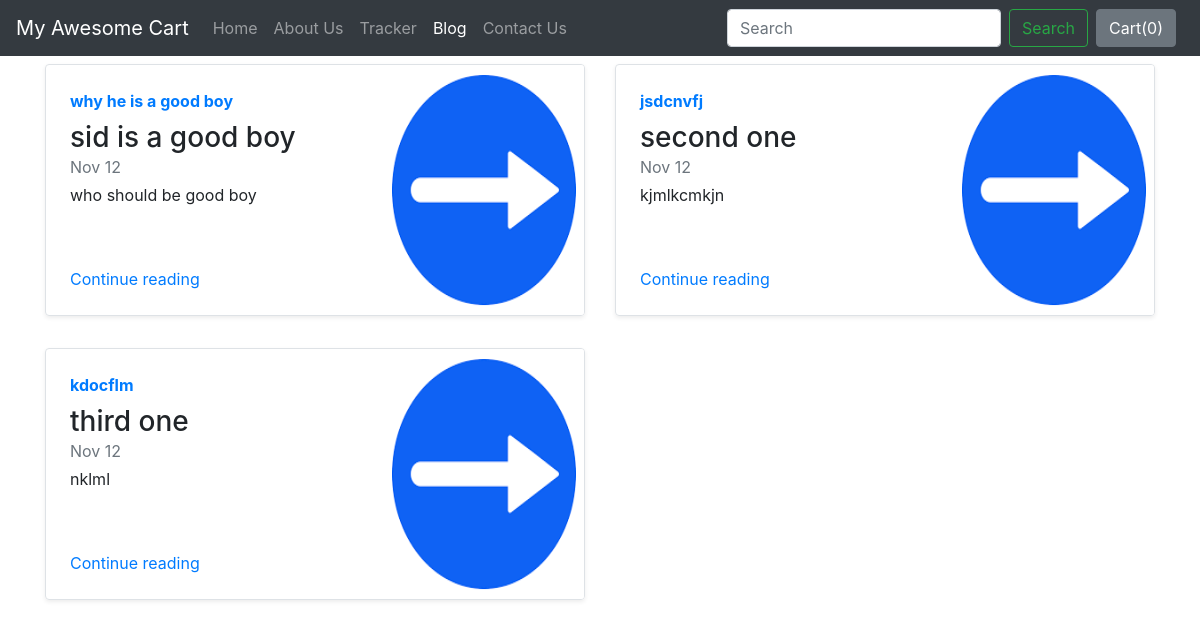
Screenshot of /blog/ with the database file from the repository.
### blog/models.py (models this page shows)
class Blogpost(models.Model):
    post_id = models.AutoField(primary_key=True)
    title = models.CharField(max_length=50)
    head0 = models.CharField(max_length=500, default="")
    chead0 = models.CharField(max_length=5000, default="")
    head1 = models.CharField(max_length=500, default="")
    chead1 = models.CharField(max_length=5000, default="")
    head2 = models.CharField(max_length=500, default="")
    chead2 = models.CharField(max_length=5000, default="")
    pub_date = models.DateField()
    thumbnail = models.ImageField(upload_to='shop/images', default="")
    def __str__(self):
        return self.title

### blog/views.py (the view)
# urls.py: path("", views.index, name="blogHome"),
def index(request):
    myposts= Blogpost.objects.all()
    print(myposts)
    return render(request, 'blog/index.html',{'myposts':myposts})

### blog/templates/blog/index.html
{% extends 'blog/basic.html' %}
{% block body %}
<div class="container">
<div class="row my-2">
    {% for item in myposts %}
        <div class="col-md-6">
            <div
                class="row no-gutters border rounded overflow-hidden flex-md-row mb-4 shadow-sm h-md-250 position-relative">
                <div class="col p-4 d-flex flex-column position-static">
                    <strong class="d-inline-block mb-2 text-primary">{{item.head0}}</strong>
                    <h3 class="mb-0">{{item.title}}</h3>
                    <div class="mb-1 text-muted">Nov 12</div>
                    <p class="card-text mb-auto">{{item.head1}}</p>
                    <a href="blogpost/{{item.post_id}}" class="stretched-link">Continue reading</a>
                </div>
                <div class="col-auto d-none d-lg-block">
                    <img src="/media/{{item.thumbnail}}" class="bd-placeholder-img" width="200" height="250"
                        aria-label="Placeholder: Thumbnail"/>
                </div>
            </div>
        </div>
{% if forloop.counter|divisibleby:2 %}
    </div><div class="row my-2">
    {% endif %}
    {% endfor %}
</div>
{% endblock %}

### blog/templates/blog/basic.html (shortened to what this page needs)
<!doctype html>
<html lang="en">
  <head>
    <link rel="stylesheet" href="https://stackpath.bootstrapcdn.com/bootstrap/4.2.1/css/bootstrap.min.css">
  </head>
  <body>
    <nav class="navbar navbar-expand-lg navbar-dark bg-dark">
  <a class="navbar-brand" href="/shop">My Awesome Cart</a>
  <div class="collapse navbar-collapse" id="navbarSupportedContent">
    <ul class="navbar-nav mr-auto">
      <li class="nav-item">
        <a class="nav-link" href="/shop">Home <span class="sr-only">(current)</span></a>
      </li>
      <li class="nav-item">
        <a class="nav-link" href="/shop/about">About Us</a>
      </li>
      <li class="nav-item">
        <a class="nav-link" href="/shop/tracker">Tracker</a>
      </li>
      <li class="nav-item active">
        <a class="nav-link" href="/blog">Blog</a>
      </li>
       <li class="nav-item">
        <a class="nav-link" href="/shop/contact">Contact Us</a>
      </li>
    </ul>
    <form class="form-inline my-2 my-lg-0">
      <input class="form-control mr-sm-2" type="search" placeholder="Search" aria-label="Search">
      <button class="btn btn-outline-success my-2 my-sm-0" type="submit">Search</button>
    </form>
    <button type="button" class="btn btn-secondary mx-2" id="popcart" data-container="body" data-toggle="popover" data-placement="bottom" data-html="true" data-content="Vivamus
sagittis lacus vel augue laoreet rutrum faucibus.">
  Cart(<span id="cart">0</span>)
</button>
  </div>
</nav>
  {% block body %} {% endblock %}
  </body>
</html>

### rows the page displays
Blogpost: head0 "why he is a good boy", title "sid is a good boy", head1 "who should be good boy", thumbnail (picture)
Blogpost: head0 "jsdcnvfj", title "second one", head1 "kjmlkcmkjn", thumbnail (picture)
Blogpost: head0 "kdocflm", title "third one", head1 "nklml", thumbnail (picture)
